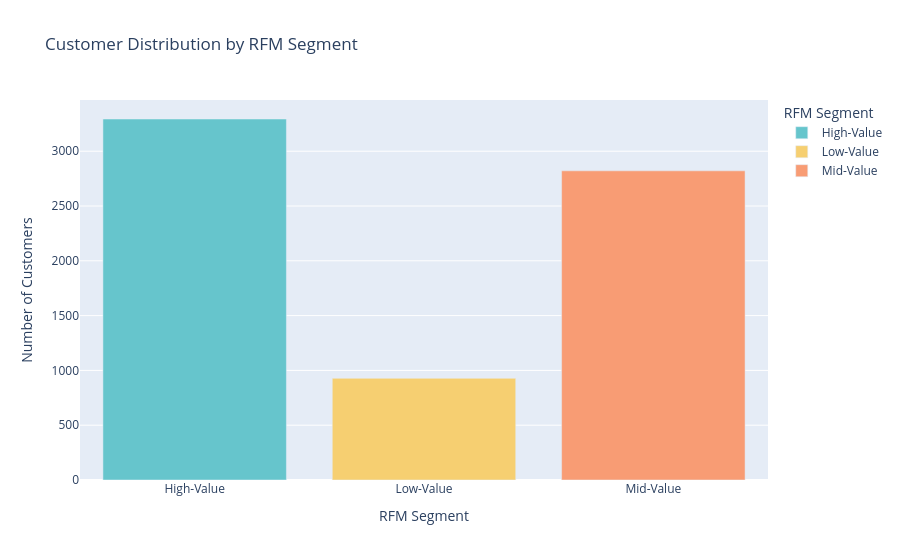

Notebook code for this chart:
### Code cell
# Create a bar plot
fig = px.bar(
    segment_counts,
    x='RFM_Segment',
    y='Count',
    title='Customer Distribution by RFM Segment',
    labels={'RFM_Segment': 'RFM Segment', 'Count': 'Number of Customers'},
    color='RFM_Segment',
    color_discrete_sequence=plotly.colors.qualitative.Pastel
)

fig.show()

### Figure 1 — Plotly figure (JSON) as saved in the notebook; plotly's stock layout.template omitted (floating-point values rounded to 4 significant figures)
{"data": [{"hovertemplate": "RFM Segment=%{x}<br>Number of Customers=%{y}<extra></extra>", "legendgroup": "High-Value", "marker": {"color": "rgb(102, 197, 204)", "pattern": {"shape": ""}}, "name": "High-Value", "orientation": "v", "showlegend": true, "textposition": "auto", "type": "bar", "x": ["High-Value"], "xaxis": "x", "y": [3294], "yaxis": "y"}, {"hovertemplate": "RFM Segment=%{x}<br>Number of Customers=%{y}<extra></extra>", "legendgroup": "Low-Value", "marker": {"color": "rgb(246, 207, 113)", "pattern": {"shape": ""}}, "name": "Low-Value", "orientation": "v", "showlegend": true, "textposition": "auto", "type": "bar", "x": ["Low-Value"], "xaxis": "x", "y": [928], "yaxis": "y"}, {"hovertemplate": "RFM Segment=%{x}<br>Number of Customers=%{y}<extra></extra>", "legendgroup": "Mid-Value", "marker": {"color": "rgb(248, 156, 116)", "pattern": {"shape": ""}}, "name": "Mid-Value", "orientation": "v", "showlegend": true, "textposition": "auto", "type": "bar", "x": ["Mid-Value"], "xaxis": "x", "y": [2821], "yaxis": "y"}], "layout": {"barmode": "relative", "legend": {"title": {"text": "RFM Segment"}, "tracegroupgap": 0}, "title": {"text": "Customer Distribution by RFM Segment"}, "xaxis": {"anchor": "y", "categoryarray": ["High-Value", "Low-Value", "Mid-Value"], "categoryorder": "array", "domain": [0, 1], "title": {"text": "RFM Segment"}}, "yaxis": {"anchor": "x", "domain": [0, 1], "title": {"text": "Number of Customers"}}}}
